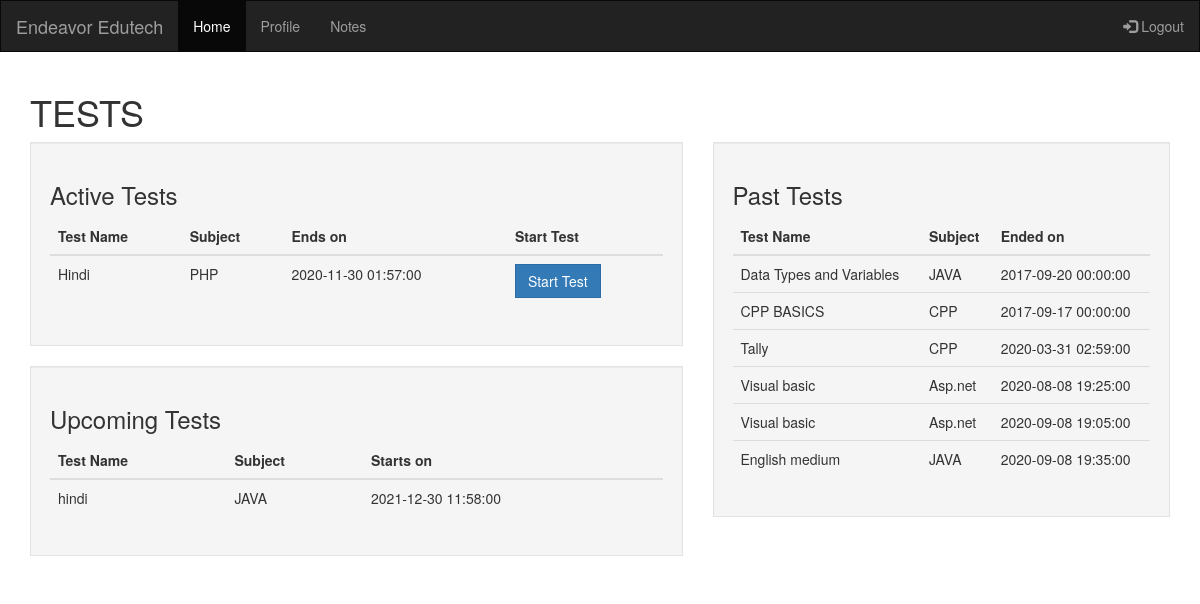
/studentHome.php (signed in), run on the app's committed database.
### tables this page shows
CREATE TABLE `test` (
  `test_id` int NOT NULL,
  `subject` varchar(50) NOT NULL,
  `test_name` varchar(50) NOT NULL,
  `sdatetime` datetime NOT NULL,
  `edatetime` datetime NOT NULL,
  `test_duration` int NOT NULL,
  `attempts` int NOT NULL,
  `yes_no` varchar(3) NOT NULL,
  `created` timestamp NOT NULL DEFAULT CURRENT_TIMESTAMP
);

### studentHome.php (the view, shortened to what this page needs)
<?php require'database.php' ?>
<?php
$query = mysqli_query($conn,"SELECT * FROM test");
$results = mysqli_fetch_all($query, MYSQLI_ASSOC);
?>
<!DOCTYPE html>
<html lang="en">
	<head>
		<link rel="stylesheet" href="https://maxcdn.bootstrapcdn.com/bootstrap/3.3.7/css/bootstrap.min.css">
		<link rel="stylesheet" type="text/css" href="css/stylesheet.css">
	</head>
	<body>
		<nav class="navbar navbar-inverse">
		  <div class="container-fluid">
		    <div class="navbar-header">
		      <a class="navbar-brand" href="studentHome.php">Endeavor Edutech</a>
		    </div>
		    <ul class="nav navbar-nav">
		      <li class="active"><a href="studentHome.php">Home</a></li>
		      <li><a href="studentProfile.php">Profile</a></li>
		      <li><a href="notes.php">Notes</a></li>
		    </ul>
		    <ul class="nav navbar-nav navbar-right">
		      <li><a href="logout.php"><span class="glyphicon glyphicon-log-in"></span> Logout</a></li>
		    </ul>
		  </div>
		</nav>
    <div class="container">
			<h1>TESTS</h1>
			<div class="row">
				<div class="col-lg-7">
					<div id="active_test" class="well">
						<h3>Active Tests</h3>
						<table class="table">
							    <thead>
							      <tr>
							        <th>Test Name</th>
							        <th>Subject</th>
							        <th>Ends on</th>
							        <th>Start Test</th>
							      </tr>
							    </thead>
							    <tbody>
							    	<?php foreach ($results as $result):
										if((strtotime($result['sdatetime']) <= strtotime(date("Y-m-d h:i:sa")))  && (strtotime($result['edatetime']) > strtotime(date("Y-m-d h:i:sa")))  ){ ?>
										      <tr>
										        <td><?php echo $result['test_name'];?></td>
										        <td><?php echo $result['subject']; ?></td>
										        <td><?php echo $result['edatetime']; ?></td>
										        <td><a href="solveTest.php?var=<?php echo $result['test_id'];?>" class="btn btn-primary">Start Test</a></td>
										      </tr>
										<?php } ?>
									<?php endforeach; ?>
							    </tbody>
							</table>
					</div>
					<div id="active_test" class="well">
						<h3>Upcoming Tests</h3>
							<table class="table">
							    <thead>
							      <tr>
							        <th>Test Name</th>
							        <th>Subject</th>
							        <th>Starts on</th>
							      </tr>
							    </thead>
							    <tbody>
							    	<?php foreach ($results as $result):
										if(strtotime($result['sdatetime']) > strtotime(date("Y-m-d h:i:sa"))){ ?>
										      <tr>
										        <td><?php echo $result['test_name'];?></td>
										        <td><?php echo $result['subject']; ?></td>
										        <td><?php echo $result['sdatetime']; ?></td>
										      </tr>
										<?php } ?>
									<?php endforeach; ?>
							    </tbody>
							</table>
					</div>
				</div>
				<div class="col-lg-5">
					<div id="active_test" class="well">
						<h3>Past Tests</h3>
						<table class="table">
							    <thead>
							      <tr>
							        <th>Test Name</th>
							        <th>Subject</th>
							        <th>Ended on</th>
							      </tr>
							    </thead>
							    <tbody>
							    	<?php foreach ($results as $result):
										if((strtotime($result['edatetime']) < strtotime(date("Y-m-d h:i:sa")))){ ?>
										      <tr>
										        <td><?php echo $result['test_name'];?></td>
										        <td><?php echo $result['subject']; ?></td>
										        <td><?php echo $result['edatetime']; ?></td>
										      </tr>
										<?php } ?>
									<?php endforeach; ?>
							    </tbody>
							</table>
					</div>
				</div>
			</div>
		</div>
	</body>
</html>

### css/stylesheet.css (style rules this page uses)
body { position: relative; }
* { border-radius: 0 !important; }

### data on the page
test: test_name "Hindi", subject "PHP", edatetime "2020-11-30 01:57:00"
test: test_name "hindi", subject "JAVA", sdatetime "2021-12-30 11:58:00"
test: test_name "Data Types and Variables", subject "JAVA", edatetime "2017-09-20 00:00:00"
test: test_name "CPP BASICS", subject "CPP", edatetime "2017-09-17 00:00:00"
test: test_name "Tally", subject "CPP", edatetime "2020-03-31 02:59:00"
test: test_name "Visual basic", subject "Asp.net", edatetime "2020-08-08 19:25:00"
test: test_name "Visual basic", subject "Asp.net", edatetime "2020-09-08 19:05:00"
test: test_name "English medium", subject "JAVA", edatetime "2020-09-08 19:35:00"
